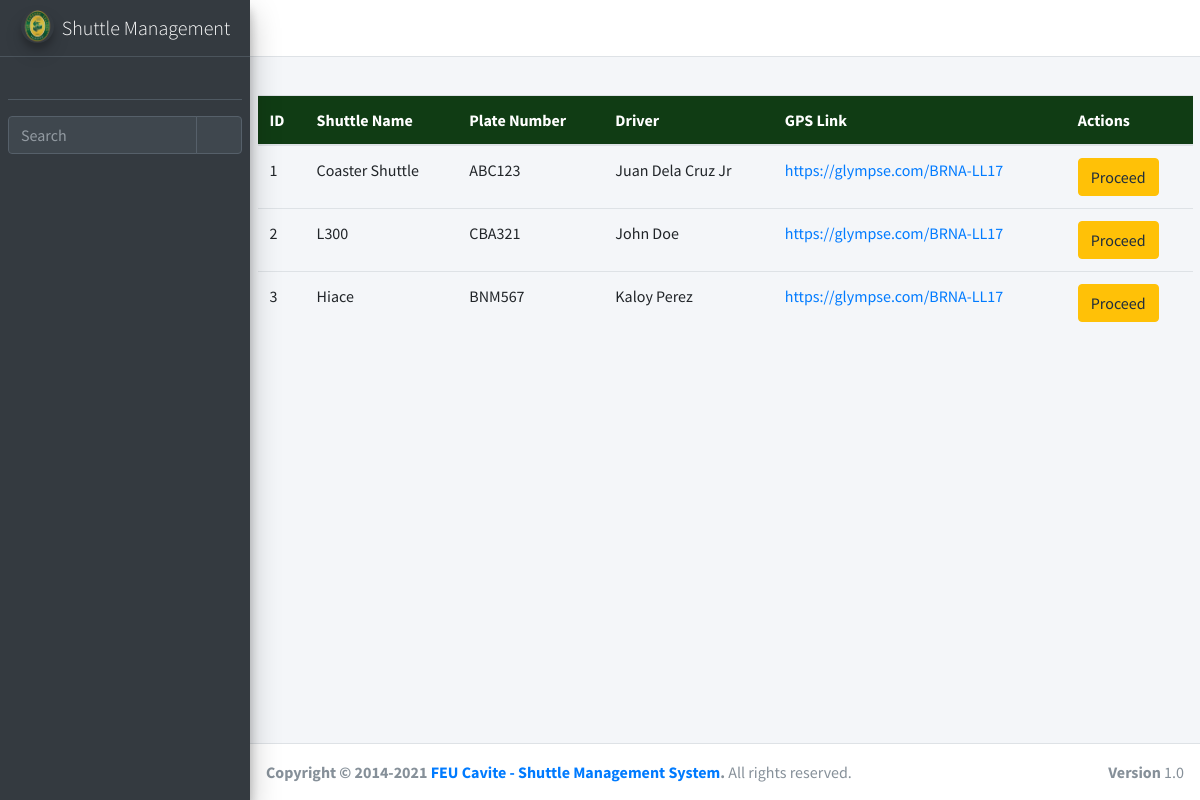
/ticket/iscan/, run on the app's committed database.
### ticket/models.py (models this page shows, shortened)
class shuttle_service(models.Model):
    shuttle_service_id = models.AutoField(primary_key=True)
    shuttle_name = models.ForeignKey(shuttle_service_list, null=True, blank=True, on_delete=models.CASCADE)
    gps_link = models.CharField(max_length=255, blank=True, null = True)

class shuttle_service_list(models.Model):
    shuttle_service_list_id = models.AutoField(primary_key=True)
    shuttle_name = models.CharField(max_length=255, blank=True, null = True)
    plate_number = models.CharField(max_length=255, blank=True, null = True)
    driver_name = models.ForeignKey(shuttle_driver, null=True, blank=True, on_delete=models.CASCADE)

class shuttle_driver(models.Model):
    shuttle_driver_id = models.AutoField(primary_key=True)
    driver_name = models.CharField(max_length=255, blank=True, null = True)
    def __str__(self):
        return str(self.driver_name)

### ticket/views.py (the view)
# urls.py: path('iscan/', views.iscanmenu, name='iscanmenu'),
def iscanmenu(request):
	query = {
		'ss': shuttle_service.objects.all(),
		'slist': shuttle_service_list.objects.all(),
	}
	return render(request, 'ticket/iscanmenu.html', query)

### ticket/templates/ticket/iscanmenu.html (shortened to what this page needs)
{% extends 'ticket/popupbase.html' %}
{% block content %}
{% load crispy_forms_tags %}
{% load static %}
<section>
	<div class="container-fluid">
		<table class="table table-stripped">
			<thead class="thead-custom">
				<tr>
					<th>ID</th>
					<th>Shuttle Name</th>
					<th>Plate Number</th>
					<th>Driver</th>
					<th>GPS Link</th>
					<th>Actions</th>
				</tr>
			</thead>
			<tbody>
				{% for items in ss %}
				<tr>
					<td>
						{{items.shuttle_service_id}}
					</td>
					<td>
						{{items.shuttle_name.shuttle_name}}
					</td>
					<td>
						{{items.shuttle_name.plate_number}}
					</td>
					<td>
						{{items.shuttle_name.driver_name}}
					</td>
					<td>
						<a href="#">{{items.gps_link}}</a>
					</td>
					<td>
						<a href="/ticket/iscan/{{items.shuttle_service_id}}" class="btn btn-warning">Proceed</a>
					</td>
				</tr>
				{% endfor %}
			</tbody>
		</table>
	</div>
</section>
{% endblock content %}

### ticket/templates/ticket/popupbase.html (shortened to what this page needs)
{% load static %}
<!DOCTYPE html>
<html lang="en">
<head>
  <link rel="stylesheet" href="{% static 'basetemp/plugins/fontawesome-free/css/all.min.css' %}">
  <link rel="stylesheet" href="https://code.ionicframework.com/ionicons/2.0.1/css/ionicons.min.css">
  <link rel="stylesheet" href="{% static 'basetemp/plugins/tempusdominus-bootstrap-4/css/tempusdominus-bootstrap-4.min.css' %}">
  <link rel="stylesheet" href="{% static 'basetemp/plugins/icheck-bootstrap/icheck-bootstrap.min.css' %}">
  <link rel="stylesheet" href="{% static 'basetemp/plugins/jqvmap/jqvmap.min.css' %}">
  <link rel="stylesheet" href="{% static 'basetemp/dist/css/adminlte.min.css' %}">
  <link rel="stylesheet" href="{% static 'basetemp/plugins/overlayScrollbars/css/OverlayScrollbars.min.css' %}">
  <link rel="stylesheet" href="{% static 'basetemp/plugins/daterangepicker/daterangepicker.css' %}">
  <link rel="stylesheet" href="{% static 'basetemp/plugins/summernote/summernote-bs4.min.css' %}">
</head>
<body class="hold-transition sidebar-mini layout-fixed">
<div class="wrapper">
  <nav class="main-header navbar navbar-expand navbar-white navbar-light">
    <ul class="navbar-nav">
      <li class="nav-item">
        <a class="nav-link" data-widget="pushmenu" href="#" role="button"><i class="fas fa-bars"></i></a>
      </li>
      <li class="nav-item d-none d-sm-inline-block">
        <a href="#" class="nav-link"></a>
      </li>
    </ul>
    <ul class="navbar-nav ml-auto">
      <li class="nav-item">
        <a class="nav-link" data-widget="fullscreen" href="#" role="button">
          <i class="fas fa-expand-arrows-alt"></i>
        </a>
      </li>
    </ul>
  </nav>
  <aside class="main-sidebar sidebar-dark-primary elevation-4">
    <a href="/" class="brand-link">
      <img src="{% static 'shuttle/feulogo.png' %}" alt="AdminLTE Logo" class="brand-image img-circle elevation-3" style="opacity: .8">
      <span class="brand-text font-weight-light">Shuttle Management</span>
    </a>
    <div class="sidebar">
      <div class="user-panel mt-3 pb-3 mb-3 d-flex">
        <div class="image">
        </div>
        <div class="info">
        </div>
      </div>
      <div class="form-inline">
        <div class="input-group" data-widget="sidebar-search">
          <input class="form-control form-control-sidebar" type="search" placeholder="Search" aria-label="Search">
          <div class="input-group-append">
            <button class="btn btn-sidebar">
              <i class="fas fa-search fa-fw"></i>
            </button>
          </div>
        </div>
      </div>
    </div>
  </aside>
  <div class="content-wrapper">
    <div class="content-header">
    </div>
    {% block content %}
    {% endblock content %}
  </div>
  <footer class="main-footer">
    <strong>Copyright &copy; 2014-2021 <a href="#">FEU Cavite - Shuttle Management System</a>.</strong>
    All rights reserved.
    <div class="float-right d-none d-sm-inline-block">
      <b>Version</b> 1.0
    </div>
  </footer>
</div>
</body>
</html>

### ticket/templates/ticket/iscanmenu.html (style rules this page uses)
.btn-success1, .btn-success1:hover, .thead-custom { background-color: #103C14; color: white; }

### data on the page
shuttle_service: shuttle_service_id "1", shuttle_name.shuttle_name "Coaster Shuttle", shuttle_name.plate_number "ABC123", shuttle_name.driver_name "Juan Dela Cruz Jr", gps_link "https://glympse.com/BRNA-LL17"
shuttle_service: shuttle_service_id "2", shuttle_name.shuttle_name "L300", shuttle_name.plate_number "CBA321", shuttle_name.driver_name "John Doe", gps_link "https://glympse.com/BRNA-LL17"
shuttle_service: shuttle_service_id "3", shuttle_name.shuttle_name "Hiace", shuttle_name.plate_number "BNM567", shuttle_name.driver_name "Kaloy Perez", gps_link "https://glympse.com/BRNA-LL17"
